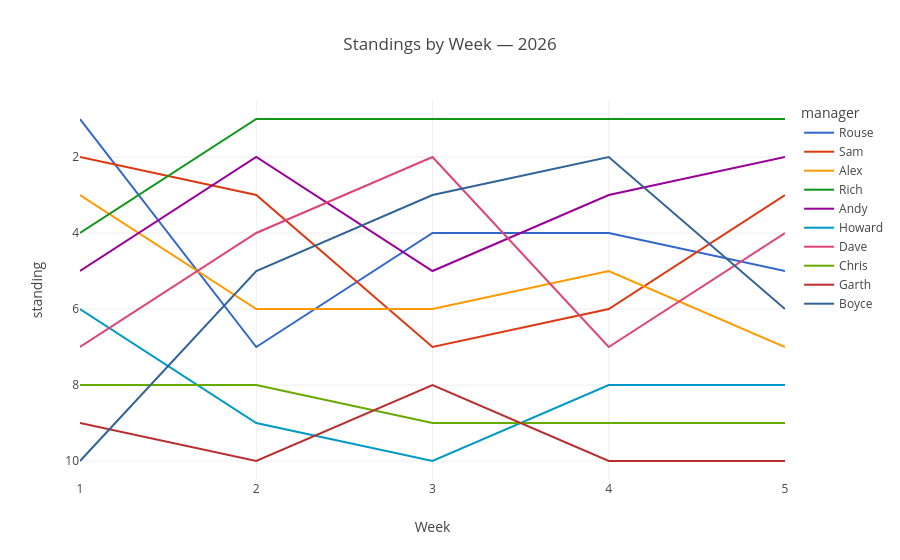

The notebook cell this image was saved under:
### Code cell
years = sorted(df["season"].unique(), reverse=True)
#selected_year = st.selectbox("Select year", years)
selected_year = 2026
filtered = df[df["season"] == selected_year]

fig = px.line(
    filtered,
    x="week",
    y="standings_rank",
    line_group="manager",
    color='manager',
    color_discrete_sequence=px.colors.qualitative.G10,
    labels={"week": "Week", 'standings_rank': 'standing'},
    title=f"Standings by Week — {selected_year}"
)
fig.update_yaxes(autorange="reversed")
fig.update_xaxes(type='category')
fig

### Figure 1 — Plotly figure (JSON) as saved in the notebook; plotly's stock layout.template omitted (floating-point values rounded to 4 significant figures)
{"data": [{"hovertemplate": "manager=Rouse<br>Week=%{x}<br>standing=%{y}<extra></extra>", "legendgroup": "Rouse", "line": {"color": "#3366CC", "dash": "solid"}, "marker": {"symbol": "circle"}, "mode": "lines", "name": "Rouse", "orientation": "v", "showlegend": true, "type": "scatter", "x": [1, 2, 3, 4, 5], "xaxis": "x", "y": [1, 7, 4, 4, 5], "yaxis": "y"}, {"hovertemplate": "manager=Sam<br>Week=%{x}<br>standing=%{y}<extra></extra>", "legendgroup": "Sam", "line": {"color": "#DC3912", "dash": "solid"}, "marker": {"symbol": "circle"}, "mode": "lines", "name": "Sam", "orientation": "v", "showlegend": true, "type": "scatter", "x": [1, 2, 3, 4, 5], "xaxis": "x", "y": [2, 3, 7, 6, 3], "yaxis": "y"}, {"hovertemplate": "manager=Alex<br>Week=%{x}<br>standing=%{y}<extra></extra>", "legendgroup": "Alex", "line": {"color": "#FF9900", "dash": "solid"}, "marker": {"symbol": "circle"}, "mode": "lines", "name": "Alex", "orientation": "v", "showlegend": true, "type": "scatter", "x": [1, 2, 3, 4, 5], "xaxis": "x", "y": [3, 6, 6, 5, 7], "yaxis": "y"}, {"hovertemplate": "manager=Rich<br>Week=%{x}<br>standing=%{y}<extra></extra>", "legendgroup": "Rich", "line": {"color": "#109618", "dash": "solid"}, "marker": {"symbol": "circle"}, "mode": "lines", "name": "Rich", "orientation": "v", "showlegend": true, "type": "scatter", "x": [1, 2, 3, 4, 5], "xaxis": "x", "y": [4, 1, 1, 1, 1], "yaxis": "y"}, {"hovertemplate": "manager=Andy<br>Week=%{x}<br>standing=%{y}<extra></extra>", "legendgroup": "Andy", "line": {"color": "#990099", "dash": "solid"}, "marker": {"symbol": "circle"}, "mode": "lines", "name": "Andy", "orientation": "v", "showlegend": true, "type": "scatter", "x": [1, 2, 3, 4, 5], "xaxis": "x", "y": [5, 2, 5, 3, 2], "yaxis": "y"}, {"hovertemplate": "manager=Howard<br>Week=%{x}<br>standing=%{y}<extra></extra>", "legendgroup": "Howard", "line": {"color": "#0099C6", "dash": "solid"}, "marker": {"symbol": "circle"}, "mode": "lines", "name": "Howard", "orientation": "v", "showlegend": true, "type": "scatter", "x": [1, 2, 3, 4, 5], "xaxis": "x", "y": [6, 9, 10, 8, 8], "yaxis": "y"}, {"hovertemplate": "manager=Dave<br>Week=%{x}<br>standing=%{y}<extra></extra>", "legendgroup": "Dave", "line": {"color": "#DD4477", "dash": "solid"}, "marker": {"symbol": "circle"}, "mode": "lines", "name": "Dave", "orientation": "v", "showlegend": true, "type": "scatter", "x": [1, 2, 3, 4, 5], "xaxis": "x", "y": [7, 4, 2, 7, 4], "yaxis": "y"}, {"hovertemplate": "manager=Chris<br>Week=%{x}<br>standing=%{y}<extra></extra>", "legendgroup": "Chris", "line": {"color": "#66AA00", "dash": "solid"}, "marker": {"symbol": "circle"}, "mode": "lines", "name": "Chris", "orientation": "v", "showlegend": true, "type": "scatter", "x": [1, 2, 3, 4, 5], "xaxis": "x", "y": [8, 8, 9, 9, 9], "yaxis": "y"}, {"hovertemplate": "manager=Garth<br>Week=%{x}<br>standing=%{y}<extra></extra>", "legendgroup": "Garth", "line": {"color": "#B82E2E", "dash": "solid"}, "marker": {"symbol": "circle"}, "mode": "lines", "name": "Garth", "orientation": "v", "showlegend": true, "type": "scatter", "x": [1, 2, 3, 4, 5], "xaxis": "x", "y": [9, 10, 8, 10, 10], "yaxis": "y"}, {"hovertemplate": "manager=Boyce<br>Week=%{x}<br>standing=%{y}<extra></extra>", "legendgroup": "Boyce", "line": {"color": "#316395", "dash": "solid"}, "marker": {"symbol": "circle"}, "mode": "lines", "name": "Boyce", "orientation": "v", "showlegend": true, "type": "scatter", "x": [1, 2, 3, 4, 5], "xaxis": "x", "y": [10, 5, 3, 2, 6], "yaxis": "y"}], "layout": {"legend": {"title": {"text": "manager"}, "tracegroupgap": 0}, "title": {"text": "Standings by Week — 2026"}, "xaxis": {"anchor": "y", "domain": [0, 1], "title": {"text": "Week"}, "type": "category"}, "yaxis": {"anchor": "x", "autorange": "reversed", "domain": [0, 1], "title": {"text": "standing"}}}}
